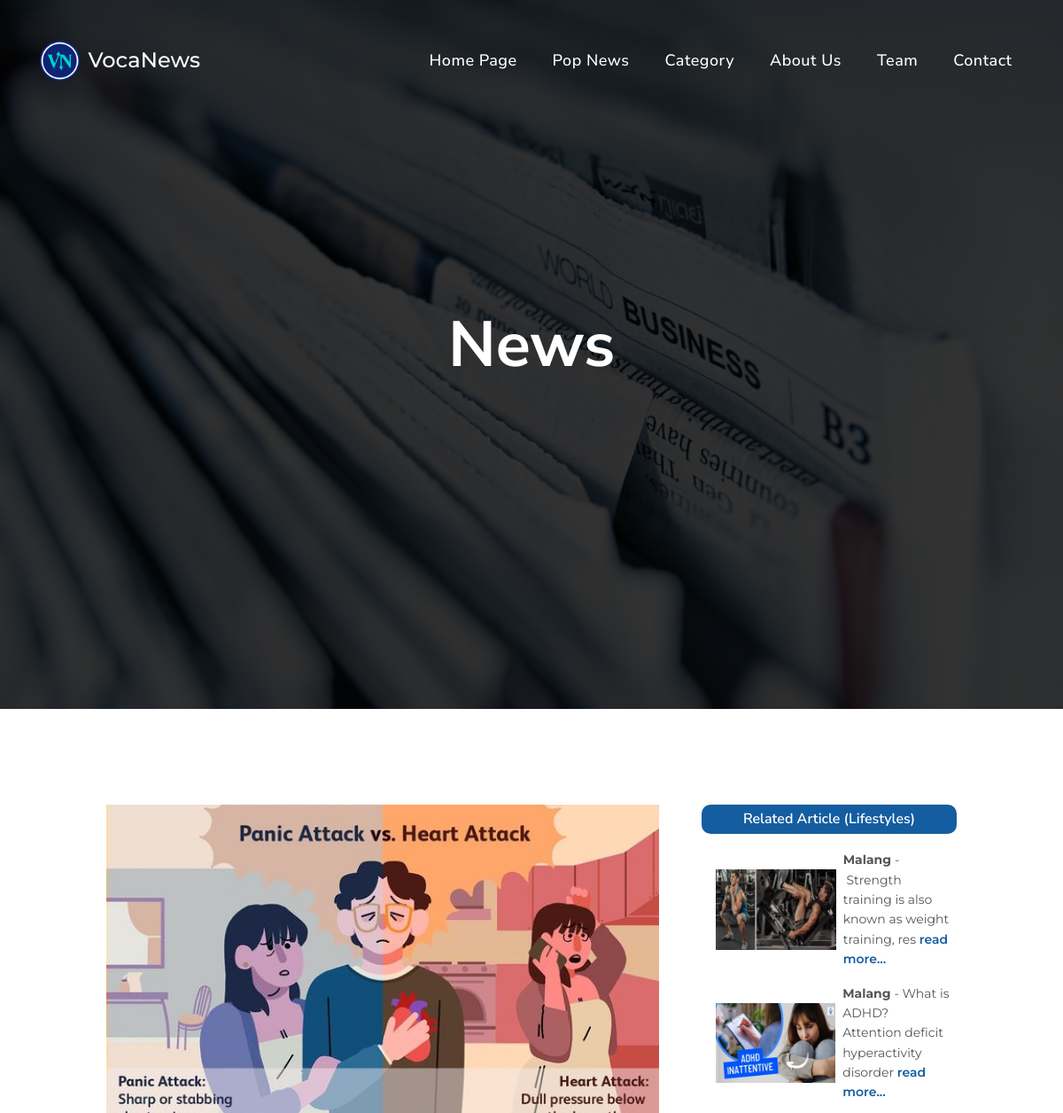
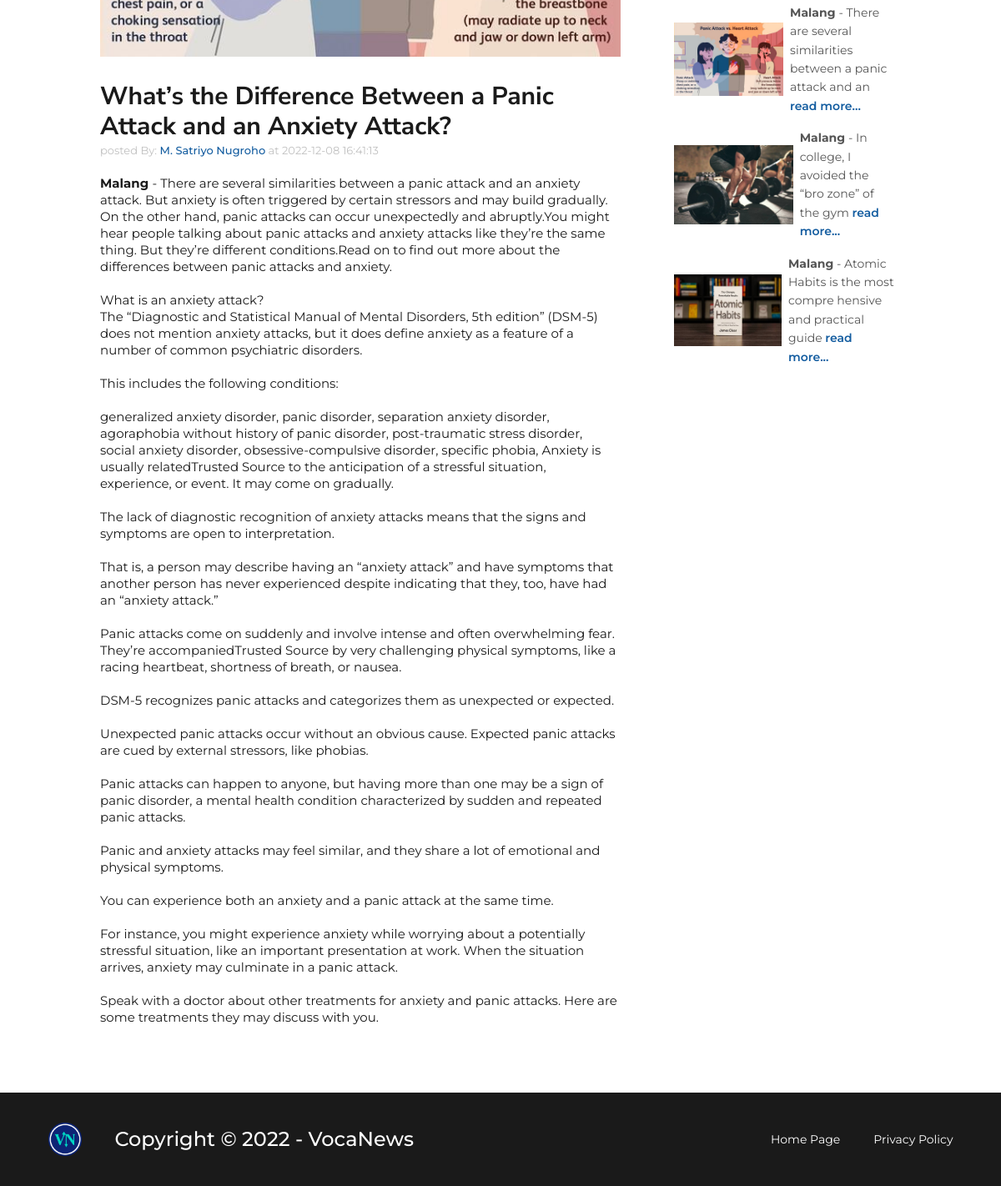
/index.php?includes=artikel&id=47, run on the app's committed database (2 pictures, top to bottom).
### tables this page shows
CREATE TABLE `pengaturan` (
  `id` int(11) NOT NULL,
  `nama` varchar(100) NOT NULL,
  `email` varchar(100) NOT NULL,
  `telepon` varchar(20) NOT NULL,
  `alamat` text NOT NULL,
  `logo` varchar(100) NOT NULL,
  `favicon` varchar(100) NOT NULL,
  `tentang_perusahaan` text NOT NULL,
  `foto_perusahaan` varchar(100) NOT NULL,
  `google_maps` text NOT NULL,
  `nama_pimpinan` varchar(100) NOT NULL,
  `foto_pimpinan` varchar(100) NOT NULL,
  `sambutan_pimpinan` text NOT NULL,
  `created_at` timestamp NOT NULL DEFAULT current_timestamp(),
  `updated_at` datetime DEFAULT NULL
);

CREATE TABLE `berita` (
  `id_berita` int(11) NOT NULL,
  `judul` varchar(100) NOT NULL,
  `id_kategori` int(11) NOT NULL,
  `gambar` varchar(100) NOT NULL,
  `teks_berita` text NOT NULL,
  `tgl_posting` datetime NOT NULL DEFAULT current_timestamp(),
  `id_admin` int(11) NOT NULL,
  `id_status` int(11) NOT NULL
);

CREATE TABLE `kategori` (
  `id_kategori` int(11) NOT NULL,
  `kategori` varchar(30) NOT NULL,
  `gambar_kategori` varchar(100) NOT NULL,
  `keterangan` text NOT NULL
);

### includes/artikel.php (the view, shortened to what this page needs)
<?php
    $id = $_GET['id'];
    $sql = "SELECT `judul`,`kategori`,`teks_berita`,`nama_lengkap`,
            `gambar`, `tgl_posting`
            FROM `berita` JOIN `status` USING(`id_status`)
            JOIN `kategori` USING(`id_kategori`)
            JOIN `admin` USING(`id_admin`)WHERE `id_berita` = '$id'";
    $query = mysqli_query($conn,$sql);
    $b = mysqli_fetch_object($query);
?>
<main>
        <header class = "header" id = "header">
            <div class = "header-banner-wrapper">
                <div class = "header-banner flex"
                    style="background: var(--gradient), url(admin/images/header_kategori/news-paper.jpeg) center/
                    cover no-repeat;">
                    <div class = "container text-center text-white">
                        <h1>News</h1>
                    </div>
                </div>
            </div>
        </header>
        <section class="blog-content">
            <div class="row">
                <div class="blog-left">
                    <img src="admin/images/berita/<?php echo $b->gambar ?>">
                    <h2><?php echo $b->judul ?></h2>
                    <p class="penulis">posted By: <span><?php echo $b->nama_lengkap ?></span> at <?php echo $b->tgl_posting ?></p>
                    <p><?php echo $b->teks_berita ?></p>
                </div>
                <div class="blog-right">
                    <h3 class="text-capitalize">Related Article (<?php echo $b->kategori ?>)</h3>
                    <?php
                        $sql = "SELECT * FROM `berita` JOIN `status` USING(`id_status`)
                                JOIN `kategori` USING(`id_kategori`)
                                JOIN `admin` USING(`id_admin`) ";
                        if(isset($_GET['id'])){
                            $katakunci = $b->kategori;
                            $sql .= " WHERE `kategori` LIKE '%$katakunci%'";
                        }
                        $sql .= " ORDER BY `id_berita` DESC LIMIT 10";
                        $berita = mysqli_query($conn,$sql);
                        if(mysqli_num_rows($berita) > 0 ){
                        while($b = mysqli_fetch_array($berita)){
                    ?>
                    <div>
                        <div>
                            <a href="index.php?includes=artikel&id=<?php echo $b['id_berita'] ?>">
                                <img src="admin/images/berita/<?php echo $b['gambar'] ?>">
                            </a>
                        </div>
                        <p>
                            <?php echo substr($b['teks_berita'], 0,94) ?>
                            <a href="index.php?includes=artikel&id=<?php echo $b['id_berita'] ?>" class="text-green fw-6">read more...</a>
                        </p>
                    </div>
                    <?php }} ?>
                </div>
            </div>
        </section>
</main>

### includes/header.php (shortened to what this page needs)
<body>
        <nav class = "navbar">
            <div class = "container flex">
                <a href = "#" class = "navbar-brand flex">
                    <img src = "admin/images/identitas/<?= $d->logo ?>" height="45" width="45">
                    <span class = "text-white font-sm fw-5" style="margin-left: 1rem;"><?= $d->nama ?></span>
                </a>
                <div class = "navbar-collapse bg-green">
                    <ul class = "navbar-nav text-capitalize font-md fw-7">
                        <li class = "nav-item">
                            <a href = "index.php?includes=beranda#header" class = "nav-link text-white">Home Page</a>
                        </li>
                        <li class = "nav-item">
                            <a href = "index.php?includes=beranda#news" class = "nav-link text-white"> Pop News</a>
                        </li>
                        <li class = "nav-item">
                            <a href = "index.php?includes=beranda#category" class = "nav-link text-white">Category</a>
                        </li>
                        <li class = "nav-item">
                            <a href = "index.php?includes=beranda#about" class = "nav-link text-white">About Us</a>
                        </li>
                        <li class = "nav-item">
                            <a href = "index.php?includes=beranda#team" class = "nav-link text-white">Team</a>
                        </li>
                        <li class = "nav-item">
                            <a href = "index.php?includes=beranda#contact" class = "nav-link text-white">Contact</a>
                        </li>
                    </ul>
                </div>
            </div>
        </nav>

### includes/footer.php (shortened to what this page needs)
    <footer class = "footer bg-dark" id = "footer">
        <div class = "container">
            <div class = "footer-content grid">
                <div class = "footer-logo flex">
                    <img src = "admin/images/identitas/<?= $d->logo ?>">
                    <span class="text-white font-sm fw-5">Copyright &copy; 2022 - <?= $d->nama ?></span>
                </div>
                <div class = "footer-links font-sm text-center">
                    <a href = "#" class = "text-white fw-4">Home Page</a>
                    <a href = "#" class = "text-white fw-4">Privacy Policy</a>
                </div>
            </div>
        </div>
    </footer>
</body>
</html>

### assets/css/utilities.css (style rules this page uses)
.bg-green { background-color: var(--green-color); }
.bg-dark { background-color: var(--dark-color); }
.text-green { color: var(--green-color); }
.text-white { color: var(--light-color); }
.text-center { text-align: center; }
.text-capitalize { text-transform: capitalize; }
.font-sm { font-size: 1.4rem!important; }
.font-md { font-size: 1.8rem!important; }
.fw-5 { font-weight: 500!important; }
.fw-6 { font-weight: 600!important; }
.fw-7 { font-weight: 700!important; }
.container { max-width: calc(1145px - 20px); padding: 0 2rem; margin: 0 auto; }
.flex { display: -webkit-box; display: -ms-flexbox; display: flex; -webkit-box-align: center; -ms-flex-align: center; align-items: center; -webkit-box-pack: center; -ms-flex-pack: center; justify-content: center; }
.grid { display: grid; }

### data on the page
pengaturan: logo (picture), nama "VocaNews"
berita: gambar (picture), judul "What’s the Difference Between a Panic Attack and an Anxiety Attack?", id_admin.nama_lengkap "M. Satriyo Nugroho", tgl_posting "2022-12-08 16:41:13", teks_berita "Malang - There are several similarities between a panic attack and an anxiety attack. But anxiety is often triggered by certain stressors and may build gradually. On the other hand, panic attacks can occur unexpectedly and abruptly.You might hear people talking about panic attacks and anxiety attacks like they’re the same thing. But they’re different conditions.Read on to find out more about the differences between panic attacks and anxiety. What is an anxiety attack? The “Diagnostic and Statistical Manual of Mental Disorders, 5th edition” (DSM-5) does not mention anxiety attacks, but it does define anxiety as a feature of a number of common psychiatric disorders. This includes the…", id_kategori.kategori "Lifestyles", teks_berita "Malang - There are several similarities between a panic attack and an"
berita: gambar (picture), teks_berita "Malang - Strength training is also known as weight training, res"
berita: gambar (picture), teks_berita "Malang - What is ADHD? Attention deficit hyperactivity disorder"
berita: gambar (picture), teks_berita "Malang - In college, I avoided the “bro zone” of the gym"
berita: gambar (picture), teks_berita "Malang - Atomic Habits is the most compre hensive and practical guide"
